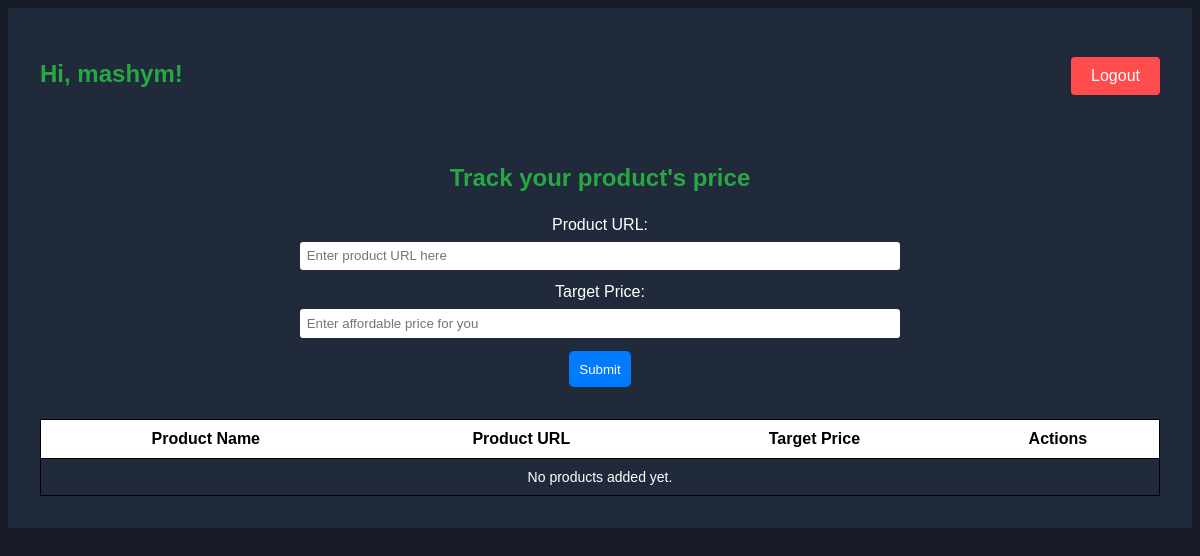
/tracker/ (signed in), run on an earlier commit of the app's database.
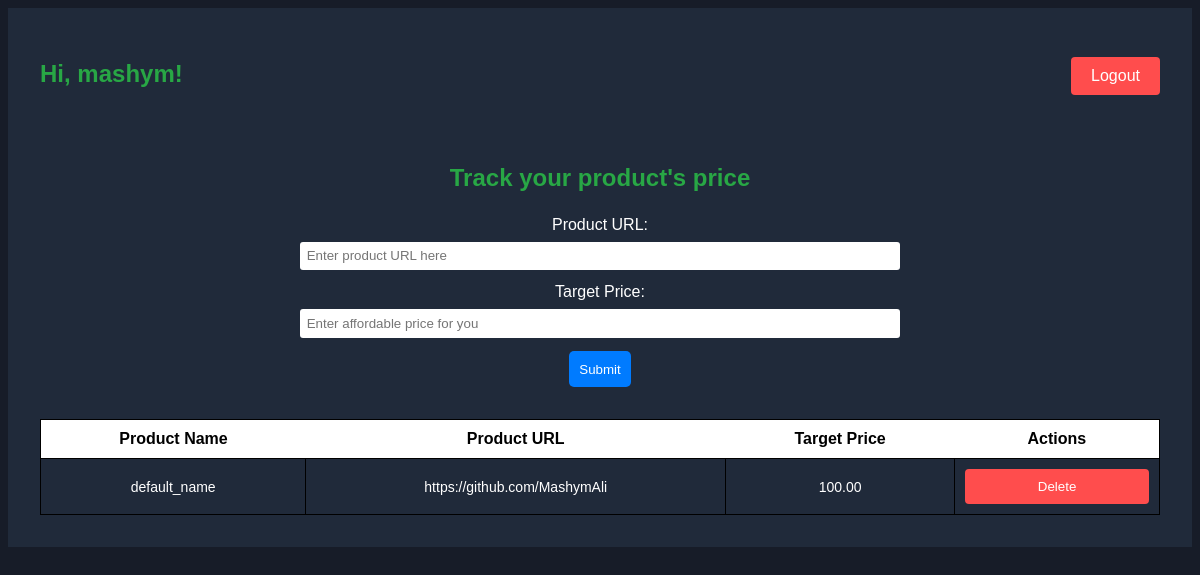
And on a later commit of the database.
### app1/models.py (models this page shows, shortened)
class Product(models.Model):
    name = models.CharField(max_length=100)
    url = models.URLField(max_length=1000)
    target_price = models.DecimalField(max_digits=10, decimal_places=2)
    user = models.ForeignKey(User, on_delete=models.CASCADE)

### app1/views.py (the view)
# urls.py: path('tracker/',views.MainPage,name='tracker'),
def MainPage(request):
    username = request.user.username
    products = Product.objects.filter(user=request.user)
    has_product = Product.objects.filter(user=request.user).exists()
    error_msg = ""
    if request.method == 'POST':
        form = ProductForm(request.POST)
        if has_product:
            error_msg = 'You can only track one product at a time. Please delete the existing product before adding a new one.'
        else:
            if form.is_valid():
                product = form.save(commit=False)
                product.user = request.user
                headers = {
                    'User-Agent': 'Mozilla/5.0 (Windows NT 10.0; Win64; x64) AppleWebKit/537.36 (KHTML, like Gecko) Chrome/58.0.3029.110 Safari/537.36',
                    'Accept-Language': 'en-US,en;q=0.9',
                    'Accept-Encoding': 'gzip, deflate, br',
                    'Connection': 'keep-alive'
                }
                page=requests.get(product.url,headers=headers)
                soup = bs(page.content,"html.parser")
                try:
                    product_name = soup.find('span', attrs={'class': 'a-size-large'}).get_text().strip()
                    product_name = product_name.split(',')[0].strip()
                except:
                    product_name = "Product 1"
                product.name=product_name
                product.save()
                return redirect('tracker')
            else:
                print(form.errors)
    else:
        form = ProductForm()
    context = {
        'username': username,
        'products': products,
        'error_msg': error_msg,
        'form': form,
    }
    return render(request,'tracker.html',context)

### app1/forms.py
class ProductForm(forms.ModelForm):
    name = forms.CharField(widget=forms.TextInput(attrs={'class': 'form-control'}), initial='default_name', required=False)
    url = forms.URLField(widget=forms.URLInput(attrs={'class': 'form-control'}), validators=[validators.URLValidator()])
    target_price = forms.DecimalField(widget=forms.NumberInput(attrs={'class': 'form-control'}))
    class Meta:
        model = Product
        fields = ['name', 'url', 'target_price']

### templates/tracker.html (shortened to what this page needs)
<!DOCTYPE html>
<html lang="en">
{% load static %}
<head>
    <link rel="stylesheet" href="{% static 'css/style.css' %}">
</head>
<body>
    <div class="page-container">
        <div class="header">
          <h2>Hi, {{username}}!</h2>
          <a href="{% url 'logout' %}" class="logout-btn">Logout</a>
        </div>
        <div class="form-container">
          <h2>Track your product's price</h2>
          <form method="POST">
            <label for="url-input">Product URL:</label>
            <input type="text" id="url-input" name="url" placeholder="Enter product URL here" required>
            <label for="price-input">Target Price:</label>
            <input type="number" id="price-input" name="target_price" placeholder="Enter affordable price for you" required>
            <input type="submit" value="Submit">
          </form>
        </div>
        <div class="table-container">
          <table>
            <thead>
              <tr>
                <th>Product Name</th>
                <th>Product URL</th>
                <th>Target Price</th>
                <th>Actions</th>
              </tr>
            </thead>
            <tbody>
              {% for product in products %}
              <tr>
                <td>{{product.name}}</td>
                <td>{{ product.url }}</td>
                <td>{{ product.target_price }}</td>
                <td>
                  <form method="POST" action="{% url 'delete_product' product.id %}">
                    <button type="submit" id="dlt_btn">Delete</button>
                  </form>
                </td>
              </tr>
              {% empty %}
              <tr>
                <td colspan="4">No products added yet.</td>
              </tr>
              {% endfor %}
            </tbody>
          </table>
        </div>
      </div>
</body>
</html>

What changed in the data, as far as the page shows it:
added Product: name "default_name", url "https://github.com/MashymAli", target_price "100.00"
Also different on the page:
text no longer shown: "No products added yet."
